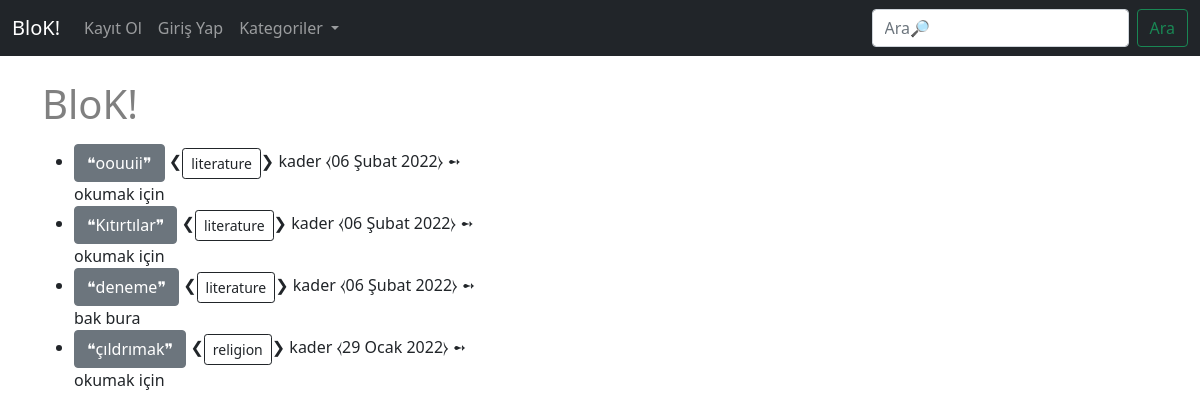
The page / on the database its author committed.
### theblog/models.py (models this page shows, shortened)
class Post(models.Model):
    title = models.CharField(max_length=20)
    title_tag = models.CharField(max_length = 20, default = "BloK!" )
    author = models.ForeignKey(User, on_delete=models.CASCADE)
    body = RichTextField(blank = True, null = True)
    post_date = models.DateField(auto_now_add=True)
    category = models.CharField(max_length=20, default = 'literature')
    snippet = models.CharField(max_length = 20)
    likes = models.ManyToManyField(User, related_name = 'blog_posts')

### theblog/views.py (the view)
# urls.py: path('', HomeView.as_view(), name = "home"),
class HomeView(ListView):
    model = Post
    template_name = "home.html"
    ordering = ['-post_date']
    def get_context_data(self, *args, **kwargs):
        cat_menu = Category.objects.all()
        context = super(HomeView, self).get_context_data(*args, **kwargs)
        context["cat_menu"] = cat_menu
        return context

### theblog/models.py (called while the page is built)
    def __str__(self):
        return self.name

### theblog/templates/home.html (shortened to what this page needs)
{% extends 'base.html' %}
{% block content %}
<h1>
    <p style="color:gray;">BloK!</p>
</h1>
<ul>{% for post in object_list %}
    <li><a href = "{% url 'detail' post.pk %}" class="btn btn-secondary"> ❝{{post.title}}❞</a> ❮<a href="{% url 'Category' post.category %}" class="btn btn-outline-dark btn-sm">{{post.category}}</a>❯  {{post.author}}  ⧼{{post.post_date}}⧽ ➻
        <br/>
        {{ post.snippet }}
       </li>
{% endfor %}</ul>
{% endblock %}

### theblog/templates/base.html (shortened to what this page needs)
<!doctype html>
<html lang="en">
  <head>
    <link href="https://cdn.jsdelivr.net/npm/bootstrap@5.1.3/dist/css/bootstrap.min.css" rel="stylesheet">
  </head>
  <body>
    <nav class="navbar navbar-expand-lg navbar-dark bg-dark">
        <div class="container-fluid">
          <a class="navbar-brand" href="{% url 'home'   %}">BloK!</a>
          <div class="collapse navbar-collapse" id="navbarSupportedContent">
            <ul class="navbar-nav me-auto mb-2 mb-lg-0">
              {% if user.is_authenticated %}
              <li class="nav-item">
                <a class="nav-link " aria-current="page" href="{% url 'Add' %}">Yazı Ekle</a>
              </li>
              <li class="nav-item">
                <a class="nav-link" aria-current="page" href="{% url 'category' %}">Kategori Ekle</a>
              </li>
              <li class="nav-item">
                <a class="nav-link" aria-current="page" href="{% url 'edit' %}">Profili Düzenle</a>
              </li>
              <li class="nav-item">
                <a class="nav-link " aria-current="page" href="{% url 'logout' %}">Çıkış   Yap</a>
              </li>
              {% else %}
              <li class="nav-item">
                <a class="nav-link " aria-current="page" href="{% url 'register' %}">Kayıt Ol</a>
              </li>
              <li class="nav-item">
                <a class="nav-link" aria-current="page" href="{% url 'login' %}">Giriş Yap</a>
              </li>
              {% endif %}
              {% if cat_menu %}
              <li class="nav-item dropdown">
                <a class="nav-link dropdown-toggle" href="#" id="navbarDropdown" role="button" data-bs-toggle="dropdown" aria-expanded="false">
                  Kategoriler
                </a>
                    {% else %}
                      <li class="nav-item">
                        <a class="nav-link active" aria-current="page" href="{% url 'Category_list' %}">Kategoriler</a>
                      </li>
                  {% endif %}
              </li>
            </ul>
            <form class="d-flex">
              <input class="form-control me-2" type="search" placeholder="Ara🔎" aria-label="Search">
              <button class="btn btn-outline-success" type="submit">Ara</button>
            </form>
          </div>
        </div>
      </nav>
      <br>
    <div class="container">
        {% block content %}
        {% endblock %}
    </div>
  </body>
</html>

### rows shown on the page
Post: title "oouuii", category "literature", author "kader", post_date "06 Şubat 2022", snippet "okumak için"
Post: title "Kıtırtılar", category "literature", author "kader", post_date "06 Şubat 2022", snippet "okumak için"
Post: title "deneme", category "literature", author "kader", post_date "06 Şubat 2022", snippet "bak bura"
Post: title "çıldrımak", category "religion", author "kader", post_date "29 Ocak 2022", snippet "okumak için"
